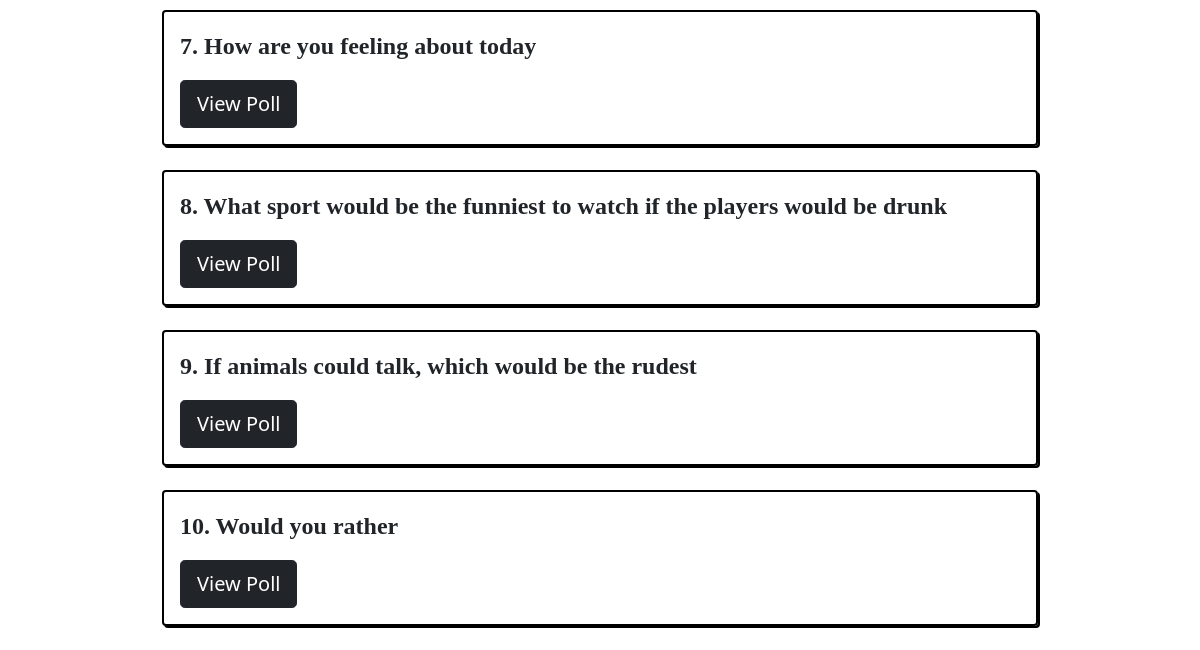
The page /polls/ (lower part) on the database as committed earlier.
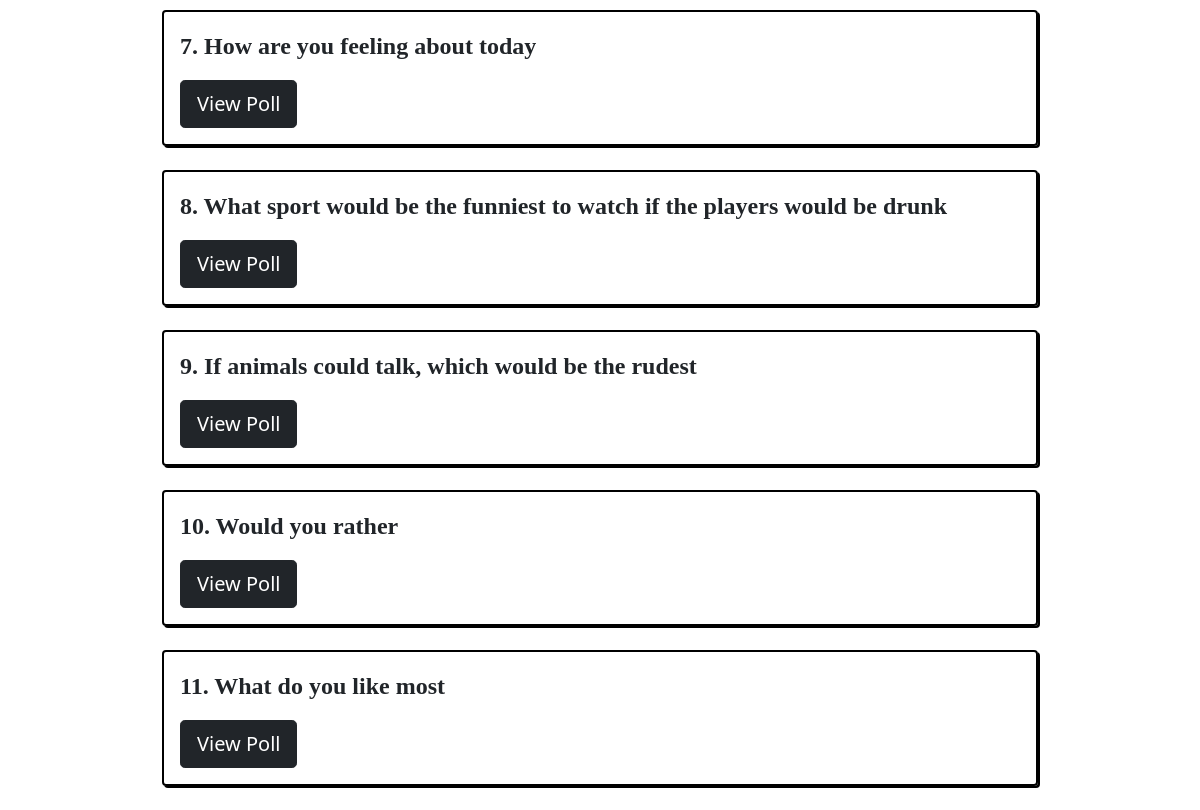
The same page on the database as committed later.
### polls/models.py (models this page shows, shortened)
class Question(models.Model):
    question_text = models.CharField(max_length=1200)
    pub_date = models.DateTimeField('date published')

### polls/views.py (the view)
# urls.py: path('', views.index, name = 'index'),
def index(request):
    polls_list = Question.objects.all().order_by('pub_date')
    return render(request,'polls/index.html',{'polls_list':polls_list})

### polls/templates/polls/index.html (shortened to what this page needs)
<!doctype html>
<html lang="en">
<head>
    <link href="https://cdn.jsdelivr.net/npm/bootstrap@5.0.1/dist/css/bootstrap.min.css" rel="stylesheet"
>
</head>
<body>
    <div class="container mt-4" style="width: 75%;">
        {%if polls_list%}
        {%for question in polls_list%}
        <div class="container-sm mb-4 question">
            <p class="questionText">{{forloop.counter}}. {{question.question_text}}</p>
            <a class="link" href="{%url 'polls:details' question.id%}"><button type="button" class="btn btn-dark btn-lg" style="margin-right: 10px;">View Poll</button></a>
        </div>
        {%endfor%}
        {%else%}
        <p style="align-self: center;">No polls available</p>
        {%endif%}
    </div>
</body>
</html>

Rows that differ between the two databases and show on the page:
added Question: question_text "What do you like most"
